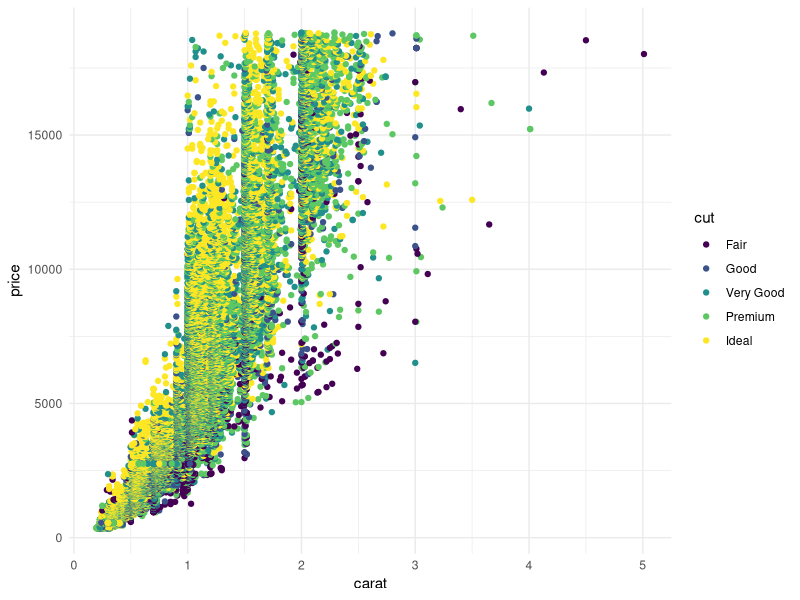

This chart was generated by the following R code:
## ---- chunk 1
knitr::opts_chunk$set(echo = TRUE)
library(tidyverse)
## ---- chunk 2
ggplot(diamonds, aes(x = carat, y = price)) +
  geom_point(aes(color = cut)) +
  theme_minimal()
## ---- chunk 3
### In this code chunk, start with the diamonds dataset (built in to
### ggplot2 package) and create a subset based on filtering, e.g., 
### size greater than 1 carat or cut is "Ideal"

data(diamonds)
data <- diamonds 

subset <- data %>% 
  filter(carat > 1)

summary(subset)

## ---- chunk 4
diamonds_subset <- diamonds %>%
  filter(price > 5000 & cut == 'Ideal')

psych::describe(subset)
## ---- chunk 5
### Both partners - delete this comment, then write some code here
### to plot, summarize, calculate something simple using the diamonds
### dataset.


